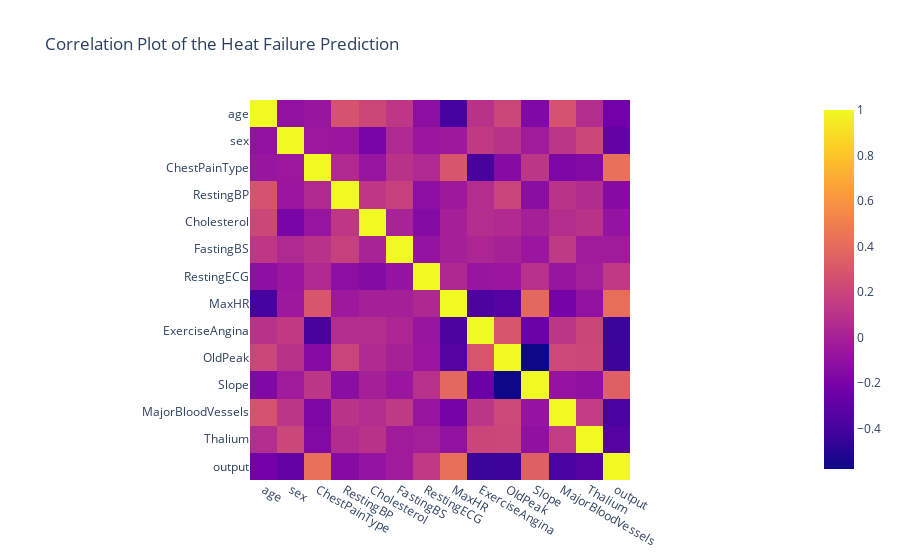

The notebook cell saved with this chart:
### Code cell
px.imshow(df.corr(),title="Correlation Plot of the Heat Failure Prediction")

### Figure 1 — Plotly figure (JSON) as saved in the notebook; plotly's stock layout.template omitted (floating-point values rounded to 4 significant figures; data arrays with more than 128 entries replaced by an {"elided": "..."} marker saying what was removed)
{"data": [{"coloraxis": "coloraxis", "hovertemplate": "x: %{x}<br>y: %{y}<br>color: %{z}<extra></extra>", "name": "0", "type": "heatmap", "x": ["age", "sex", "ChestPainType", "RestingBP", "Cholesterol", "FastingBS", "RestingECG", "MaxHR", "ExerciseAngina", "OldPeak", "Slope", "MajorBloodVessels", "Thalium", "output"], "xaxis": "x", "y": ["age", "sex", "ChestPainType", "RestingBP", "Cholesterol", "FastingBS", "RestingECG", "MaxHR", "ExerciseAngina", "OldPeak", "Slope", "MajorBloodVessels", "Thalium", "output"], "yaxis": "y", "z": {"elided": "14x14 float values"}}], "layout": {"coloraxis": {"colorscale": [[0, "#0d0887"], [0.1111, "#46039f"], [0.2222, "#7201a8"], [0.3333, "#9c179e"], [0.4444, "#bd3786"], [0.5556, "#d8576b"], [0.6667, "#ed7953"], [0.7778, "#fb9f3a"], [0.8889, "#fdca26"], [1, "#f0f921"]]}, "title": {"text": "Correlation Plot of the Heat Failure Prediction"}, "xaxis": {"anchor": "y", "constrain": "domain", "domain": [0, 1], "scaleanchor": "y"}, "yaxis": {"anchor": "x", "autorange": "reversed", "constrain": "domain", "domain": [0, 1]}}}
